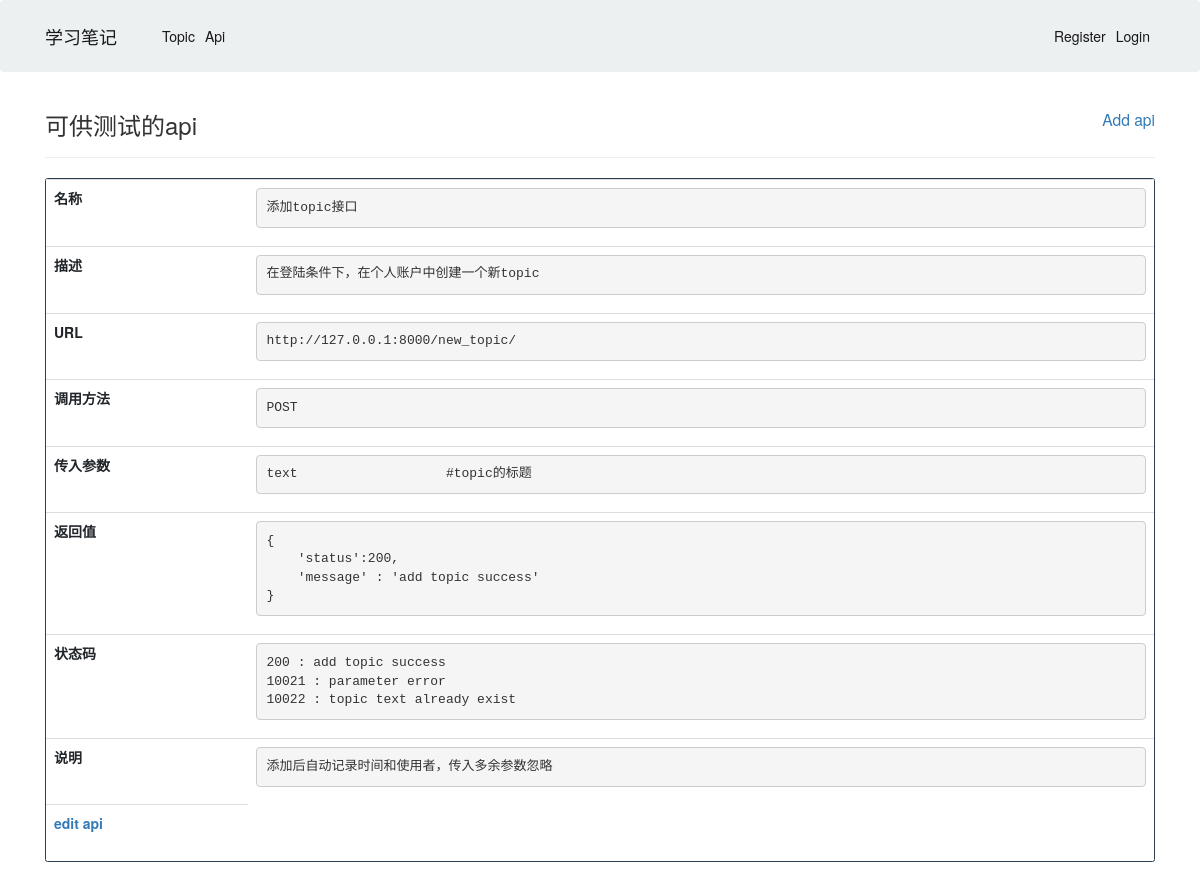
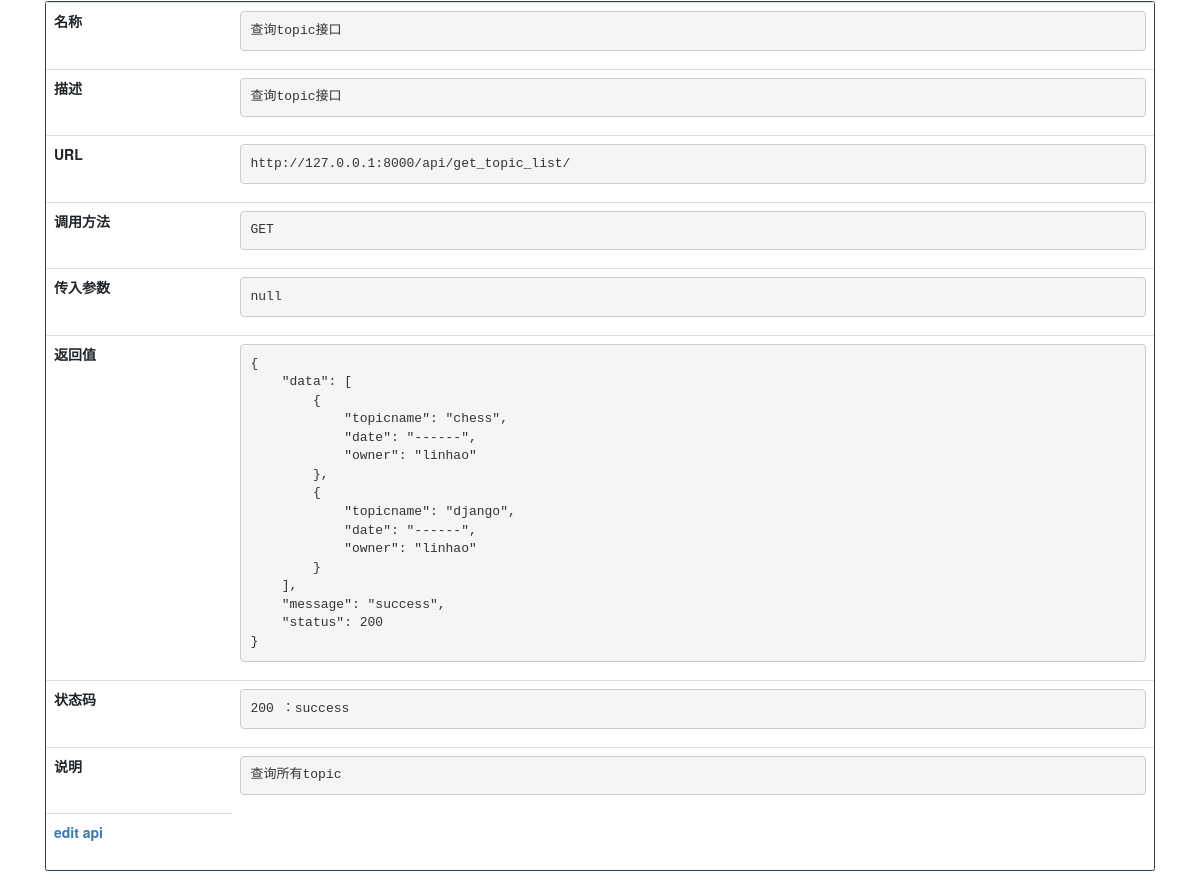
The app's page /api/show_all_api/ with its own data (2 pictures, top to bottom).
### api/models.py (models this page shows, shortened)
class ApiDescribe(models.Model):
    name = models.CharField(max_length=200)
    describe = models.CharField(max_length=200)
    url = models.URLField()
    METHOD_CHOICE = (
        ('GET','GET'),
        ('POST', 'POST'),
        ('DELETE', 'DELETE'),
    )
    method = models.CharField(max_length=200, choices=METHOD_CHOICE)
    date_added = models.DateTimeField(auto_now_add=True)
    input_para = models.CharField(max_length=400)
    return_value = models.CharField(max_length=400)
    status_code = models.CharField(max_length=400)
    attention = models.CharField(max_length=400)

### api/views.py (the view)
def show_all_api(request):
    apis = ApiDescribe.objects.all()
    context = {'apis': apis}
    return render(request, 'api/index.html', context)

### api/templates/api/index.html
{% extends "learning_logs/base.html" %}
    {% block header %}
        <h3>
            可供测试的api
            <small style="float:right">
                <a href="{% url 'api:new_api' %}">Add api</a>
            </small>
        </h3>
    {% endblock header%}
    {% block content %}
    {% for api in apis %}
    <div class="card border-primary mb-3" >
        <table class="table table-hover">
            <tbody>
                <tr class="table-default">
                    <th scope="row">名称</th>
                    <td><pre>{{api.name}}</pre></td>
                </tr>
                <tr class="table-default">
                    <th scope="row">描述</th>
                    <td><pre>{{api.describe}}</pre></td>
                </tr>
                <tr class="table-default">
                    <th scope="row">URL</th>
                    <td><pre>{{api.url}}</pre></td>
                </tr>
                <tr class="table-default">
                    <th scope="row">调用方法</th>
                    <td><pre>{{api.method}}</pre></td>
                </tr>
                <tr class="table-default">
                    <th scope="row">传入参数</th>
                    <td><pre>{{api.input_para}}</pre></td>
                </tr>
                <tr class="table-default">
                    <th scope="row">返回值</th>
                    <td><pre>{{api.return_value}}</pre></td>
                </tr>
                <tr class="table-default">
                    <th scope="row">状态码</th>
                    <td><pre>{{api.status_code}}</pre></td>
                </tr>
                <tr class="table-default">
                    <th scope="row">说明</th>
                    <td><pre>{{api.attention}}</pre></td>
                </tr>
                <tr class="table-default">
                    <th scope="row"><a href="{% url 'api:edit_api' api.id %}">edit api</a></th>
                </tr>
            </tbody>
        </table>
    </div>
    {% empty %}
    <h3>No api had been added yet.</h3>
    {% endfor %}
    {% endblock content %}

### learning_logs/templates/learning_logs/base.html (shortened to what this page needs)
<!DOCTYPE html>
<html lang="en">
<head>
    {% load static %}
    <link rel="stylesheet" type="text/css" href="{% static 'css/bootstrap.min.css' %}">
    {% load bootstrap3 %}
    {% bootstrap_css %}
</head>
<body>
    <nav class="navbar navbar-expand-lg navbar-light bg-light">
        <div class="container">
            <a class="navbar-brand" href="{% url 'learning_logs:index' %}">学习笔记</a>
            <div id="navbar" class="navbar-collapse collapse" id="navbarColor01">
                <ul class="mr-auto navbar-nav">
                    <li class="nav-item active">
                        <a href="{% url 'learning_logs:topics' %}" class="nav-link">Topic</a>
                    </li>
                    <li class="nav-item active">
                        <a href="{% url 'api:show_all_api' %}" class="nav-link">Api</a>
                    </li>
                </ul>
                <ul class="nav navbar-nav navbar-right">
                    {% if user.is_authenticated %}
                        <li class="nav-item active">
                            <a class="nav-link">Hello,{{user.username}}</a>
                        </li>
                        <li class="nav-item active"><a href="{% url 'users:logout' %}" class="nav-link">Logout</a></li>
                    {% else %}
                        <li class="nav-item active"><a href="{% url 'users:register' %}" class="nav-link">Register</a></li>
                        <li class="nav-item active"><a href="{% url 'users:login' %}" class="nav-link">Login</a></li>
                    {% endif %}
                </ul>
            </div>
        </div>
    </nav>
    <div class="container">
        <div class="page-header" style="margin-top:20px;margin-bottom:20px">
            {% block header %}{% endblock header%}
        </div>
        <div>
            {% block content %}{% endblock content%}
        </div>
    </div>
</body>
</html>

### records on screen
ApiDescribe: name "添加topic接口", describe "在登陆条件下，在个人账户中创建一个新topic", url "http://127.0.0.1:8000/new_topic/", method "POST", input_para "text #topic的标题", return_value "{ 'status':200, 'message' : 'add topic success' }", status_code "200 : add topic success 10021 : parameter error 10022 : topic text already exist", attention "添加后自动记录时间和使用者，传入多余参数忽略"
ApiDescribe: name "查询topic接口", describe "查询topic接口", url "http://127.0.0.1:8000/api/get_topic_list/", method "GET", input_para "null", return_value "{ \"data\": [ { \"topicname\": \"chess\", \"date\": \"------\", \"owner\": \"linhao\" }, { \"topicname\": \"django\", \"date\": \"------\", \"owner\": \"linhao\" } ], \"message\": \"success\", \"status\": 200 }", status_code "200 ：success", attention "查询所有topic"
